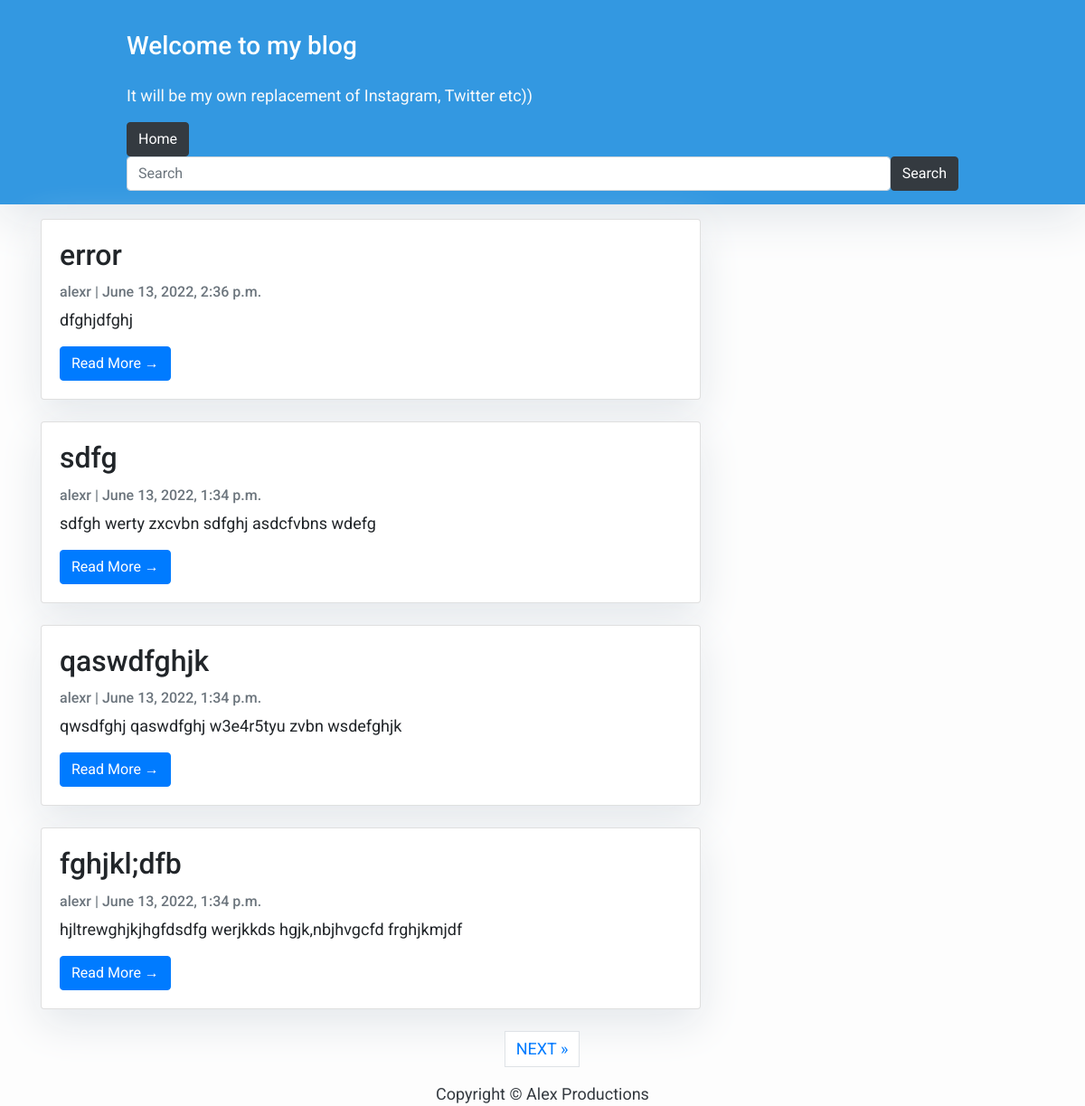
Before: / with the older database file.
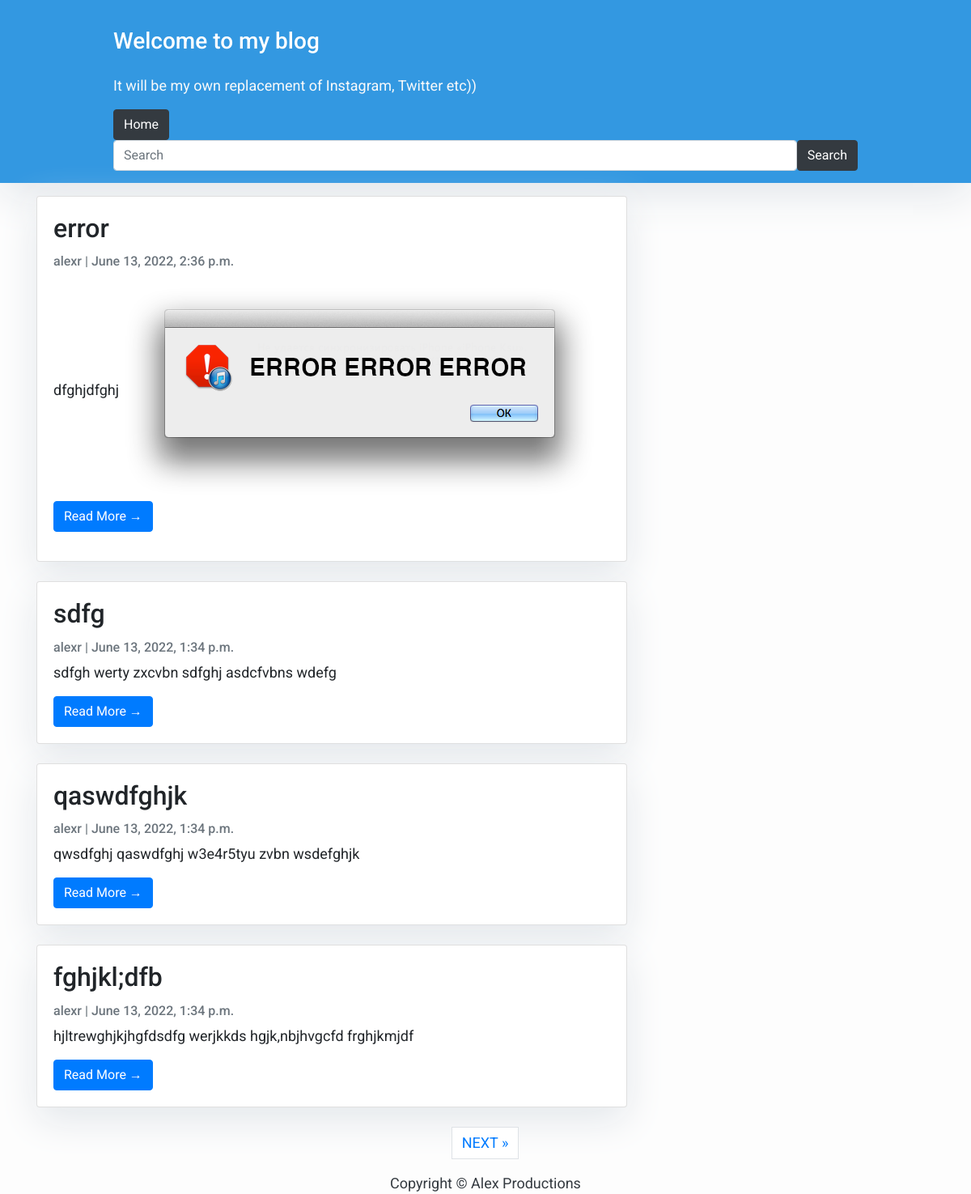
After: the same page with the newer database file.
### blog/models.py (models this page shows, shortened)
class Post(models.Model):
    title = models.CharField(max_length=200, unique=True)
    slug = models.SlugField(max_length=200, unique=True)
    author = models.ForeignKey(User, on_delete= models.CASCADE,related_name='blog_posts')
    updated_on = models.DateTimeField(auto_now= True)
    content = models.TextField()
    created_on = models.DateTimeField(auto_now_add=True)
    status = models.IntegerField(choices=STATUS, default=0)
    class Meta:
        ordering = ['-created_on']

### blog/views.py (the view)
# urls.py: path('', views.PostList.as_view(), name='home'),
class PostList(generic.ListView):
    queryset = Post.objects.filter(status=1).order_by('-created_on')
    template_name = 'index.html'
    paginate_by = 4

### templates/index.html (shortened to what this page needs)
{% extends "base.html" %}
{% block content %}
<header class="masthead">
    <div class="container">
        <div class="row">
            <div class=" col-md-8 col-md-10 mx-auto">
                <div class="site-heading">
                    <h3 class=" site-heading my-4 mt-3 text-white"> Welcome to my blog </h3>
                    <p class="text-light"> It will be my own replacement of Instagram, Twitter etc)) &nbsp
                    </p>
                </div>
                <form action="{%url 'home' %}"><button class="btn btn-dark">Home</button></form>
                <form class="d-flex" method=POST action="{%url 'search' %}">
                    <input class="form-control me-2" type="search" placeholder="Search" aria-label="Search" name="searched">
                    <button class="btn btn-dark" type="submit">Search</button>
                </form>
            </div>
        </div>
    </div>
</header>
<div class="container">
    <div class="row">
        <div class="col-md-8 mt-3 left">
            {% for post in post_list %}
            <div class="card mb-4">
                <div class="card-body">
                    <h2 class="card-title">{{ post.title }}</h2>
                    <p class="card-text text-muted h6">{{ post.author }} | {{ post.created_on}} </p>
                    <p class="card-text">{{ post.content|safe|slice:":100" }}</p>
                    <a href="{% url 'post_detail' post.slug  %}" class="btn btn-primary">Read More &rarr;</a>
                </div>
            </div>
            {% endfor %}
        </div>
    </div>
</div>
{% if is_paginated %}
  <ul class="pagination justify-content-center">
    {% if page_obj.has_next %}
    <li><a href="?page={{ page_obj.next_page_number }}" class="page-link"> NEXT &raquo;</a></li>
    {% endif %}
  </ul>
{% endif %}
{%endblock%}

Changed rows visible on the page:
changed Post "error": content: picture added
